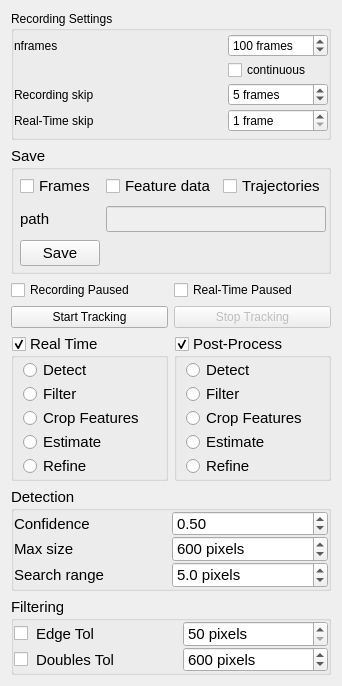
<?xml version="1.0" encoding="UTF-8"?>
<ui version="4.0">
 <class>doVisionWidget</class>
 <widget class="QWidget" name="doVisionWidget">
  <property name="geometry">
   <rect>
    <x>0</x>
    <y>0</y>
    <width>341</width>
    <height>686</height>
   </rect>
  </property>
  <property name="windowTitle">
   <string>Form</string>
  </property>
  <layout class="QGridLayout" name="gridLayout">
   <item row="8" column="0">
    <widget class="QGroupBox" name="rtenabled">
     <property name="sizePolicy">
      <sizepolicy hsizetype="Preferred" vsizetype="Preferred">
       <horstretch>0</horstretch>
       <verstretch>0</verstretch>
      </sizepolicy>
     </property>
     <property name="minimumSize">
      <size>
       <width>0</width>
       <height>0</height>
      </size>
     </property>
     <property name="maximumSize">
      <size>
       <width>16777215</width>
       <height>16777215</height>
      </size>
     </property>
     <property name="font">
      <font>
       <pointsize>11</pointsize>
      </font>
     </property>
     <property name="title">
      <string>Real Time</string>
     </property>
     <property name="checkable">
      <bool>true</bool>
     </property>
     <layout class="QVBoxLayout" name="verticalLayout_7">
      <property name="spacing">
       <number>0</number>
      </property>
      <property name="topMargin">
       <number>0</number>
      </property>
      <property name="rightMargin">
       <number>9</number>
      </property>
      <property name="bottomMargin">
       <number>0</number>
      </property>
      <item>
       <widget class="QRadioButton" name="rtdetect">
        <property name="statusTip">
         <string>Deep neural network (x, y) feature detection</string>
        </property>
        <property name="text">
         <string>Detect</string>
        </property>
       </widget>
      </item>
      <item>
       <widget class="QRadioButton" name="rtfilt">
        <property name="statusTip">
         <string>Deep neural network (x, y) feature detection</string>
        </property>
        <property name="text">
         <string>Filter</string>
        </property>
       </widget>
      </item>
      <item>
       <widget class="QRadioButton" name="rtcrop">
        <property name="text">
         <string>Crop Features</string>
        </property>
       </widget>
      </item>
      <item>
       <widget class="QRadioButton" name="rtestimate">
        <property name="statusTip">
         <string>Deep neural network (x, y, z) feature detection and holographic characterization</string>
        </property>
        <property name="text">
         <string>Estimate</string>
        </property>
       </widget>
      </item>
      <item>
       <widget class="QRadioButton" name="rtrefine">
        <property name="minimumSize">
         <size>
          <width>0</width>
          <height>0</height>
         </size>
        </property>
        <property name="statusTip">
         <string>Deep neural network pipeline with precision holographic characterization</string>
        </property>
        <property name="text">
         <string>Refine</string>
        </property>
       </widget>
      </item>
     </layout>
    </widget>
   </item>
   <item row="8" column="1">
    <widget class="QGroupBox" name="ppenabled">
     <property name="sizePolicy">
      <sizepolicy hsizetype="Preferred" vsizetype="Preferred">
       <horstretch>0</horstretch>
       <verstretch>0</verstretch>
      </sizepolicy>
     </property>
     <property name="minimumSize">
      <size>
       <width>0</width>
       <height>0</height>
      </size>
     </property>
     <property name="maximumSize">
      <size>
       <width>16777215</width>
       <height>16777215</height>
      </size>
     </property>
     <property name="font">
      <font>
       <pointsize>11</pointsize>
      </font>
     </property>
     <property name="title">
      <string>Post-Process</string>
     </property>
     <property name="checkable">
      <bool>true</bool>
     </property>
     <property name="checked">
      <bool>true</bool>
     </property>
     <layout class="QVBoxLayout" name="verticalLayout_8">
      <property name="spacing">
       <number>0</number>
      </property>
      <property name="topMargin">
       <number>0</number>
      </property>
      <property name="rightMargin">
       <number>9</number>
      </property>
      <property name="bottomMargin">
       <number>0</number>
      </property>
      <item>
       <widget class="QRadioButton" name="ppdetect">
        <property name="statusTip">
         <string>Deep neural network (x, y) feature detection</string>
        </property>
        <property name="text">
         <string>Detect</string>
        </property>
        <property name="checked">
         <bool>false</bool>
        </property>
       </widget>
      </item>
      <item>
       <widget class="QRadioButton" name="ppfilt">
        <property name="text">
         <string>Filter</string>
        </property>
       </widget>
      </item>
      <item>
       <widget class="QRadioButton" name="ppcrop">
        <property name="text">
         <string>Crop Features</string>
        </property>
       </widget>
      </item>
      <item>
       <widget class="QRadioButton" name="ppestimate">
        <property name="statusTip">
         <string>Deep neural network (x, y, z) feature detection and holographic characterization</string>
        </property>
        <property name="text">
         <string>Estimate</string>
        </property>
       </widget>
      </item>
      <item>
       <widget class="QRadioButton" name="pprefine">
        <property name="statusTip">
         <string>Deep neural network pipeline with precision holographic characterization</string>
        </property>
        <property name="text">
         <string>Refine</string>
        </property>
        <property name="checked">
         <bool>false</bool>
        </property>
       </widget>
      </item>
     </layout>
    </widget>
   </item>
   <item row="1" column="0" colspan="2">
    <widget class="QGroupBox" name="groupExport">
     <property name="sizePolicy">
      <sizepolicy hsizetype="Preferred" vsizetype="Minimum">
       <horstretch>0</horstretch>
       <verstretch>0</verstretch>
      </sizepolicy>
     </property>
     <property name="maximumSize">
      <size>
       <width>350</width>
       <height>16777215</height>
      </size>
     </property>
     <property name="font">
      <font>
       <pointsize>11</pointsize>
      </font>
     </property>
     <property name="statusTip">
      <string>See https://github.com/davidgrier/pylorenzmie for Video, Frame, Trajectory, and Feature documentation</string>
     </property>
     <property name="title">
      <string>Save</string>
     </property>
     <layout class="QGridLayout" name="gridLayout_2">
      <property name="leftMargin">
       <number>6</number>
      </property>
      <property name="topMargin">
       <number>2</number>
      </property>
      <property name="rightMargin">
       <number>2</number>
      </property>
      <property name="bottomMargin">
       <number>2</number>
      </property>
      <item row="1" column="1" colspan="2">
       <widget class="QLineEdit" name="SRC_showpath">
        <property name="enabled">
         <bool>false</bool>
        </property>
       </widget>
      </item>
      <item row="0" column="0">
       <widget class="QCheckBox" name="SRCsaveFrames">
        <property name="statusTip">
         <string>Export Frames from video recordings</string>
        </property>
        <property name="text">
         <string>Frames</string>
        </property>
        <property name="checked">
         <bool>false</bool>
        </property>
        <property name="tristate">
         <bool>false</bool>
        </property>
       </widget>
      </item>
      <item row="1" column="0">
       <widget class="QLabel" name="label">
        <property name="text">
         <string>path</string>
        </property>
       </widget>
      </item>
      <item row="0" column="1">
       <widget class="QCheckBox" name="SRCsaveFeatureData">
        <property name="statusTip">
         <string>Save cropped Feature data when exporting Frames and/or Trajectories</string>
        </property>
        <property name="text">
         <string>Feature data</string>
        </property>
       </widget>
      </item>
      <item row="0" column="2">
       <widget class="QCheckBox" name="SRCsaveTrajectories">
        <property name="statusTip">
         <string>Export Trajectories from video recordings</string>
        </property>
        <property name="text">
         <string>Trajectories</string>
        </property>
       </widget>
      </item>
      <item row="2" column="0">
       <widget class="QPushButton" name="bsave">
        <property name="text">
         <string>Save</string>
        </property>
       </widget>
      </item>
     </layout>
    </widget>
   </item>
   <item row="9" column="0" colspan="2">
    <widget class="QGroupBox" name="groupDetect">
     <property name="maximumSize">
      <size>
       <width>16777215</width>
       <height>104</height>
      </size>
     </property>
     <property name="font">
      <font>
       <pointsize>11</pointsize>
      </font>
     </property>
     <property name="title">
      <string>Detection</string>
     </property>
     <layout class="QGridLayout" name="gridLayout_5">
      <property name="leftMargin">
       <number>0</number>
      </property>
      <property name="topMargin">
       <number>0</number>
      </property>
      <property name="rightMargin">
       <number>0</number>
      </property>
      <property name="bottomMargin">
       <number>0</number>
      </property>
      <property name="horizontalSpacing">
       <number>2</number>
      </property>
      <property name="verticalSpacing">
       <number>0</number>
      </property>
      <item row="2" column="1">
       <widget class="QDoubleSpinBox" name="LOCthreshold">
        <property name="statusTip">
         <string>Confidence threshold for detections. Throw away features detected below this confidence.</string>
        </property>
        <property name="suffix">
         <string/>
        </property>
        <property name="decimals">
         <number>2</number>
        </property>
        <property name="minimum">
         <double>0.000000000000000</double>
        </property>
        <property name="maximum">
         <double>1.000000000000000</double>
        </property>
        <property name="singleStep">
         <double>0.010000000000000</double>
        </property>
        <property name="value">
         <double>0.500000000000000</double>
        </property>
       </widget>
      </item>
      <item row="4" column="1">
       <widget class="QDoubleSpinBox" name="LOCsearchRange">
        <property name="sizePolicy">
         <sizepolicy hsizetype="Minimum" vsizetype="Fixed">
          <horstretch>0</horstretch>
          <verstretch>0</verstretch>
         </sizepolicy>
        </property>
        <property name="statusTip">
         <string>Maximum distance features can move between frames in order to be linked to the same Trajectory.</string>
        </property>
        <property name="prefix">
         <string/>
        </property>
        <property name="suffix">
         <string> pixels</string>
        </property>
        <property name="decimals">
         <number>1</number>
        </property>
        <property name="value">
         <double>5.000000000000000</double>
        </property>
       </widget>
      </item>
      <item row="4" column="0">
       <widget class="QLabel" name="label_3">
        <property name="sizePolicy">
         <sizepolicy hsizetype="Preferred" vsizetype="Preferred">
          <horstretch>0</horstretch>
          <verstretch>0</verstretch>
         </sizepolicy>
        </property>
        <property name="statusTip">
         <string>Maximum distance features can move between frames in order to be linked to the same Trajectory</string>
        </property>
        <property name="text">
         <string>Search range</string>
        </property>
        <property name="alignment">
         <set>Qt::AlignLeading|Qt::AlignLeft|Qt::AlignVCenter</set>
        </property>
       </widget>
      </item>
      <item row="3" column="0">
       <widget class="QLabel" name="label_8">
        <property name="statusTip">
         <string>Maximum edge length that is considered a detection. Useful for real-time processing and eliminating artifacts.</string>
        </property>
        <property name="text">
         <string>Max size</string>
        </property>
       </widget>
      </item>
      <item row="3" column="1">
       <widget class="QSpinBox" name="LOCmaxSize">
        <property name="statusTip">
         <string>Maximum edge length that is considered a detection. Useful for real-time processing and eliminating artifacts.</string>
        </property>
        <property name="suffix">
         <string> pixels</string>
        </property>
        <property name="minimum">
         <number>0</number>
        </property>
        <property name="maximum">
         <number>100000</number>
        </property>
        <property name="singleStep">
         <number>5</number>
        </property>
        <property name="value">
         <number>600</number>
        </property>
        <property name="displayIntegerBase">
         <number>10</number>
        </property>
       </widget>
      </item>
      <item row="2" column="0">
       <widget class="QLabel" name="label_7">
        <property name="statusTip">
         <string>Confidence threshold for detections. Throw away features detected below this confidence.</string>
        </property>
        <property name="text">
         <string>Confidence</string>
        </property>
       </widget>
      </item>
     </layout>
    </widget>
   </item>
   <item row="7" column="1">
    <widget class="QPushButton" name="bstop">
     <property name="enabled">
      <bool>false</bool>
     </property>
     <property name="text">
      <string>Stop Tracking</string>
     </property>
    </widget>
   </item>
   <item row="7" column="0">
    <widget class="QPushButton" name="bstart">
     <property name="text">
      <string>Start Tracking</string>
     </property>
    </widget>
   </item>
   <item row="10" column="0" colspan="2">
    <widget class="QGroupBox" name="groupFilter">
     <property name="maximumSize">
      <size>
       <width>16777215</width>
       <height>78</height>
      </size>
     </property>
     <property name="font">
      <font>
       <pointsize>11</pointsize>
      </font>
     </property>
     <property name="title">
      <string>Filtering</string>
     </property>
     <property name="checkable">
      <bool>false</bool>
     </property>
     <layout class="QGridLayout" name="gridLayout_8">
      <property name="leftMargin">
       <number>0</number>
      </property>
      <property name="topMargin">
       <number>0</number>
      </property>
      <property name="rightMargin">
       <number>0</number>
      </property>
      <property name="bottomMargin">
       <number>0</number>
      </property>
      <property name="horizontalSpacing">
       <number>2</number>
      </property>
      <property name="verticalSpacing">
       <number>0</number>
      </property>
      <item row="3" column="1">
       <widget class="QLabel" name="label_10">
        <property name="statusTip">
         <string>Maximum edge length that is considered a detection. Useful for real-time processing and eliminating artifacts.</string>
        </property>
        <property name="text">
         <string>Doubles Tol</string>
        </property>
       </widget>
      </item>
      <item row="3" column="2">
       <widget class="QSpinBox" name="doublestol">
        <property name="statusTip">
         <string>Maximum edge length that is considered a detection. Useful for real-time processing and eliminating artifacts.</string>
        </property>
        <property name="suffix">
         <string> pixels</string>
        </property>
        <property name="minimum">
         <number>0</number>
        </property>
        <property name="maximum">
         <number>100000</number>
        </property>
        <property name="singleStep">
         <number>5</number>
        </property>
        <property name="value">
         <number>600</number>
        </property>
        <property name="displayIntegerBase">
         <number>10</number>
        </property>
       </widget>
      </item>
      <item row="2" column="1">
       <widget class="QLabel" name="label_9">
        <property name="statusTip">
         <string>Confidence threshold for detections. Throw away features detected below this confidence.</string>
        </property>
        <property name="text">
         <string>Edge Tol</string>
        </property>
       </widget>
      </item>
      <item row="2" column="0">
       <widget class="QCheckBox" name="doNoEdges">
        <property name="maximumSize">
         <size>
          <width>20</width>
          <height>16777215</height>
         </size>
        </property>
        <property name="text">
         <string/>
        </property>
       </widget>
      </item>
      <item row="3" column="0">
       <widget class="QCheckBox" name="doNoDoubles">
        <property name="maximumSize">
         <size>
          <width>20</width>
          <height>16777215</height>
         </size>
        </property>
        <property name="text">
         <string/>
        </property>
       </widget>
      </item>
      <item row="2" column="2">
       <widget class="QSpinBox" name="edgetol">
        <property name="statusTip">
         <string>Confidence threshold for detections. Throw away features detected below this confidence.</string>
        </property>
        <property name="suffix">
         <string> pixels</string>
        </property>
        <property name="prefix">
         <string/>
        </property>
        <property name="minimum">
         <number>50</number>
        </property>
        <property name="maximum">
         <number>100000</number>
        </property>
       </widget>
      </item>
     </layout>
    </widget>
   </item>
   <item row="3" column="0">
    <widget class="QCheckBox" name="SRC_paused">
     <property name="text">
      <string>Recording Paused</string>
     </property>
     <property name="checked">
      <bool>false</bool>
     </property>
    </widget>
   </item>
   <item row="0" column="0" colspan="2">
    <widget class="QGroupBox" name="groupRecording">
     <property name="maximumSize">
      <size>
       <width>350</width>
       <height>16777215</height>
      </size>
     </property>
     <property name="title">
      <string>Recording Settings</string>
     </property>
     <layout class="QGridLayout" name="gridLayout_6">
      <property name="leftMargin">
       <number>0</number>
      </property>
      <property name="topMargin">
       <number>0</number>
      </property>
      <property name="rightMargin">
       <number>0</number>
      </property>
      <property name="bottomMargin">
       <number>0</number>
      </property>
      <property name="horizontalSpacing">
       <number>2</number>
      </property>
      <property name="verticalSpacing">
       <number>0</number>
      </property>
      <item row="0" column="1">
       <widget class="QSpinBox" name="nframes">
        <property name="maximumSize">
         <size>
          <width>100</width>
          <height>16777215</height>
         </size>
        </property>
        <property name="frame">
         <bool>true</bool>
        </property>
        <property name="specialValueText">
         <string>1 frame</string>
        </property>
        <property name="suffix">
         <string> frames</string>
        </property>
        <property name="minimum">
         <number>1</number>
        </property>
        <property name="maximum">
         <number>100000</number>
        </property>
        <property name="value">
         <number>100</number>
        </property>
       </widget>
      </item>
      <item row="3" column="1">
       <widget class="QSpinBox" name="skip">
        <property name="sizePolicy">
         <sizepolicy hsizetype="Minimum" vsizetype="Fixed">
          <horstretch>0</horstretch>
          <verstretch>0</verstretch>
         </sizepolicy>
        </property>
        <property name="maximumSize">
         <size>
          <width>100</width>
          <height>16777215</height>
         </size>
        </property>
        <property name="specialValueText">
         <string>1 frame</string>
        </property>
        <property name="suffix">
         <string> frames</string>
        </property>
        <property name="minimum">
         <number>1</number>
        </property>
        <property name="value">
         <number>1</number>
        </property>
       </widget>
      </item>
      <item row="2" column="0">
       <widget class="QLabel" name="label_14">
        <property name="text">
         <string>Recording skip</string>
        </property>
       </widget>
      </item>
      <item row="2" column="1">
       <widget class="QSpinBox" name="SRCskip">
        <property name="maximumSize">
         <size>
          <width>100</width>
          <height>16777215</height>
         </size>
        </property>
        <property name="specialValueText">
         <string>1 frame</string>
        </property>
        <property name="suffix">
         <string> frames</string>
        </property>
        <property name="minimum">
         <number>1</number>
        </property>
        <property name="value">
         <number>5</number>
        </property>
       </widget>
      </item>
      <item row="3" column="0">
       <widget class="QLabel" name="label_13">
        <property name="text">
         <string>Real-Time skip</string>
        </property>
       </widget>
      </item>
      <item row="1" column="1">
       <widget class="QCheckBox" name="continuous">
        <property name="text">
         <string>continuous</string>
        </property>
        <property name="checked">
         <bool>false</bool>
        </property>
       </widget>
      </item>
      <item row="0" column="0">
       <widget class="QLabel" name="label_2">
        <property name="text">
         <string>nframes</string>
        </property>
       </widget>
      </item>
     </layout>
    </widget>
   </item>
   <item row="3" column="1">
    <widget class="QCheckBox" name="_paused">
     <property name="text">
      <string>Real-Time Paused</string>
     </property>
    </widget>
   </item>
  </layout>
 </widget>
 <resources/>
 <connections/>
</ui>
